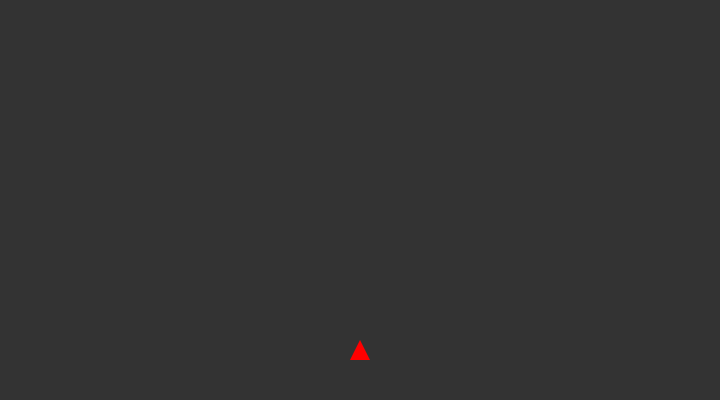
Frame 1 (no input)
Frame 60 (no input): identical to frame 1, image omitted
Frame 120 (the mouse pressed at the canvas centre since frame 60): identical to frame 1, image omitted

The p5.js sketch that drew this single still picture (run headless with seeded random() and noise() and a simulated clock; from frame 60 on, the mouse is pressed at the canvas centre):

// p5.js sketch
// ── sketch.js
let system;
let systems = [];

let g; // gravity
let wind;

function setup() {
  createCanvas(720, 400);
  // system = new ParticleSystem(createVector(width / 2, 50));
  g = createVector(0, 0.05);
  wind = createVector(0.03, -0.01);

  aircraft = new Aircraft();
}

function draw() {
  background(51);

  for (let s of systems) {
    s.addParticle();
    s.applyGravity(g);
    s.applyForce(wind);
    s.applyAircraftForce(aircraft.position); // 비행기 영향받는 파티클
    s.run();
  }

  aircraft.update();
  aircraft.display();
}

function mouseClicked() {
  let mPos = createVector(mouseX, mouseY);
  let system = new ParticleSystem(mPos);
  systems.push(system);
  aircraft.setTarget(mPos); // 비행기 목표 위치 설정
}
// ── Aircraft.js
// Aircraft 클래스 정의
class Aircraft {
    constructor() {
      this.position = createVector(width / 2, height - 50);
      this.target = createVector(width / 2, height - 50);
      this.speed = 5;
      this.forceRadius = 150; // 힘의 범위
      this.forceMagnitude = 100; // 힘의 크기
    }
  
    setTarget(target) {
      this.target = target.copy();
    }


  generateForce(targetOrigin) {
    // 비행기가 파티클 시스템 중심에 미치는 힘
    let distance = p5.Vector.dist(this.position, targetOrigin);
    if (distance < this.forceRadius) {
      let force = p5.Vector.sub(targetOrigin, this.position);
      force.setMag(-this.forceMagnitude / (distance + 1)); // 거리 감소 효과
      return force;
    }
    return createVector(0, 0);
  }
  
    update() {
      let direction = p5.Vector.sub(this.target, this.position);
      direction.setMag(this.speed);
      this.position.add(direction);
    }
  
    display() {
      fill(255, 0, 0);
      noStroke();
      triangle(
        this.position.x, this.position.y - 10,
        this.position.x - 10, this.position.y + 10,
        this.position.x + 10, this.position.y + 10
      );
    }
  }
  
// ── Attractor.js
class Attractor {

    constructor(x, y)  {
      this.position = createVector(x, y);
      this.power = 200;
    }

    repel(particle) {
        // Step 1: Get the force direction.
        let force = p5.Vector.sub(this.position, particle.position);
    
        // Step 2: Get and constrain the distance.
        let distance = force.mag();
        distance = constrain(distance, 5, 50);
    
        // Step 3: Calculate the magnitude, using a power variable for G.
        let strength = this.power / (distance * distance);
    
        // Step 4: Make a vector out of the direction and magnitude.
        force.setMag(strength);
        return force;
    }

    move(velocity) {
        this.position.add(velocity);
    }
  
    show() {
      stroke(0);
      fill(250, 100, 100);
      circle(this.position.x, this.position.y, 32);
    }
  }
// ── Particle.js
// A simple Particle class

class Particle {
    constructor(position) {
        this.acceleration = createVector(0, 0);
        this.velocity = createVector(random(-1, 1), random(-1, 1));
        this.position = position.copy();
        this.lifespan = 255;
        this.c = color(250);
        this.w = 4;
    }

    run() {
        this.update();
        this.display();

        let p = random();
        if (p < 0.001) {
            let f = p5.Vector.random2D();
            f.mult(3);
            this.applyForce(f);
            this.c = color(255, random(100), random(100));
        }
    }

    applyForce(force) {
        this.acceleration.add(force);
    }

    update() {
        this.velocity.add(this.acceleration);
        this.position.add(this.velocity);
        this.lifespan -= 2;

        this.acceleration.set(0, 0);
    }

    display() {
        noStroke();
        // stroke(this.c, this.lifespan);
        // strokeWeight(2);
        fill(this.c, this.lifespan);
        ellipse(this.position.x, this.position.y, this.w, this.w);
    }

    isDead() {
        return this.lifespan < 0;
    }
}


// ── ParticleSystem.js
class ParticleSystem {
    constructor(position) {
        this.origin = position.copy();
        this.particles = [];
    }

    addParticle() {
        this.particles.push(new Particle(this.origin));
    }

    applyGravity(g) {
        this.applyForce(g);
    }

    applyForce(force) {
        for (let p of this.particles) {
            p.applyForce(force);
        }
    }

    applyRepeller(repel) {
        for (let p of this.particles) {
            let f = repel.repel(p);
            p.applyForce(f);
        }
    }

    run() {
        for (let i = this.particles.length-1; i >= 0; i--) {
            let p = this.particles[i];
            p.run();
            if (p.isDead()) {
              this.particles.splice(i, 1);
            }
          }
    }
}
// ── Recticle.js
class Recticle extends Particle {
    constructor(position) {
        super(position);
    }

    display() {
        stroke(200, this.lifespan);
        strokeWeight(2);
        fill(127, this.lifespan);
        rect(this.position.x, this.position.y, this.w*5, this.w*5)
    }
}
// ── Repeller.js
class Repeller {
    constructor(aPos) {
        this.pos = aPos.copy();
        this.vel = createVector(0, 0);
        this.acc = createVector(0, 0);
    }

    move() {
        this.vel = createVector(1, 0);
        this.update();
    }

    update() {
        this.vel.add(this.acc);
        this.pos.add(this.vel);
    }

    repel(p) {
        let f = p5.Vector.sub(this.pos, p.position);
        let d = f.mag();
        d = constrain(d, 5, 50);

        let s = -1 * 50 / (d * d);
        f.setMag(s);
        return f;
    }

    show() {
        noStroke();
        fill(200, 0, 0);
        circle(this.pos.x, this.pos.y, 20);
    }
}
